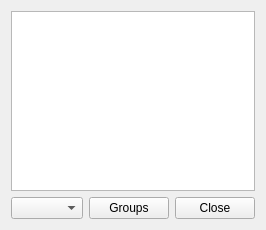
<?xml version="1.0" encoding="UTF-8"?>
<ui version="4.0">
 <class>CItemView</class>
 <widget class="QWidget" name="CItemView">
  <property name="geometry">
   <rect>
    <x>0</x>
    <y>0</y>
    <width>264</width>
    <height>230</height>
   </rect>
  </property>
  <property name="windowTitle">
   <string>Form</string>
  </property>
  <layout class="QVBoxLayout" name="verticalLayout">
   <item>
    <widget class="QTableView" name="pTableView">
     <property name="frameShadow">
      <enum>QFrame::Raised</enum>
     </property>
    </widget>
   </item>
   <item>
    <layout class="QHBoxLayout" name="horizontalLayout">
     <item>
      <widget class="QComboBox" name="pCBGroup">
       <property name="sizePolicy">
        <sizepolicy hsizetype="Expanding" vsizetype="Fixed">
         <horstretch>0</horstretch>
         <verstretch>0</verstretch>
        </sizepolicy>
       </property>
      </widget>
     </item>
     <item>
      <widget class="QPushButton" name="pPBGroups">
       <property name="text">
        <string>Groups</string>
       </property>
      </widget>
     </item>
     <item>
      <spacer name="horizontalSpacer">
       <property name="orientation">
        <enum>Qt::Horizontal</enum>
       </property>
       <property name="sizeHint" stdset="0">
        <size>
         <width>40</width>
         <height>20</height>
        </size>
       </property>
      </spacer>
     </item>
     <item>
      <widget class="QPushButton" name="pPBClose">
       <property name="text">
        <string>Close</string>
       </property>
      </widget>
     </item>
    </layout>
   </item>
  </layout>
 </widget>
 <tabstops>
  <tabstop>pTableView</tabstop>
  <tabstop>pCBGroup</tabstop>
  <tabstop>pPBClose</tabstop>
 </tabstops>
 <resources/>
 <connections/>
</ui>
